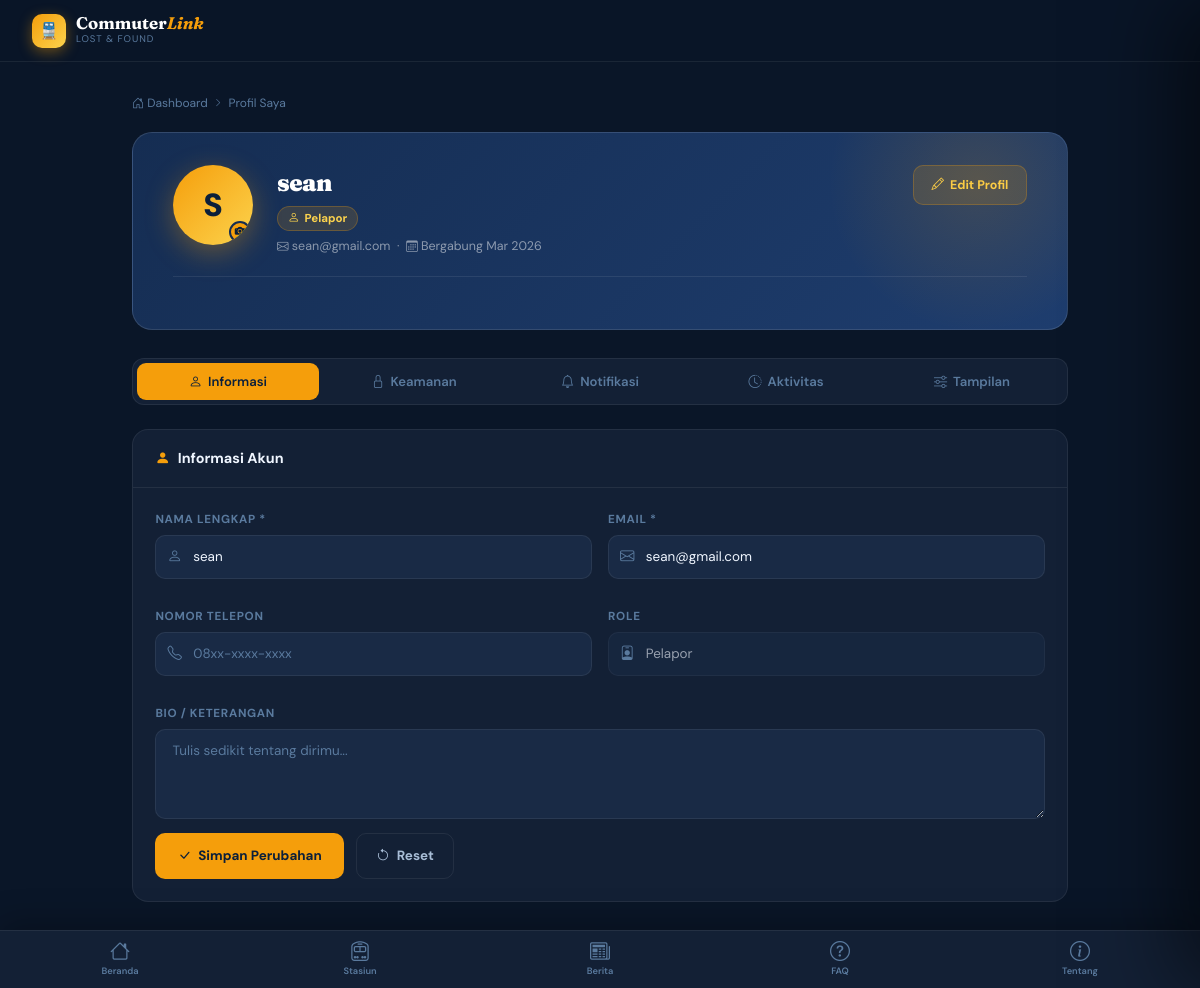
The app's page /profile.php (signed in) with its own data.
### tables this page shows
CREATE TABLE `users` (
  `id` bigint NOT NULL,
  `nama` varchar(100) NOT NULL,
  `email` varchar(100) NOT NULL,
  `no_telepon` varchar(20) DEFAULT NULL,
  `telp` varchar(20) DEFAULT NULL,
  `password` varchar(255) NOT NULL,
  `role` enum('pelapor','petugas') NOT NULL,
  `created_at` datetime DEFAULT CURRENT_TIMESTAMP,
  `created_by` bigint DEFAULT NULL,
  `updated_at` datetime DEFAULT CURRENT_TIMESTAMP ON UPDATE CURRENT_TIMESTAMP,
  `updated_by` bigint DEFAULT NULL,
  `deleted_at` datetime DEFAULT NULL,
  `deleted_by` bigint DEFAULT NULL,
  `bio` text,
  `stasiun` varchar(100) DEFAULT NULL,
  `avatar` varchar(255) DEFAULT NULL
);

### profile.php (the view, shortened to what this page needs)
<?php
$sessionUser = getCurrentUser();
$userId      = $sessionUser['id'] ?? 0;
$user        = $sessionUser;
try {
    $pdo  = getDB();
    $stmt = $pdo->prepare("SELECT * FROM users WHERE id = :id LIMIT 1");
    $stmt->execute([':id' => $userId]);
    $dbUser = $stmt->fetch(PDO::FETCH_ASSOC);
    if ($dbUser) { unset($dbUser['password']); $user = $dbUser; }
} catch (Exception $e) {}
$role      = $user['role'] ?? 'pelapor';
$isPelapor = $role === 'pelapor';
$joinDate     = $user['created_at'] ?? '2025-11-01';
$activeTab    = $_GET['tab'] ?? 'profile';
$indexHref = $isPelapor ? 'index_pelapor.php' : 'index_petugas.php';
?>
<!DOCTYPE html>
<html lang="id" data-theme="dark" data-accent="amber" data-fontsize="md" data-compact="false" data-anim="on">
<head>
<link href="https://cdn.jsdelivr.net/npm/bootstrap@5.3.0/dist/css/bootstrap.min.css" rel="stylesheet">
<link href="https://cdn.jsdelivr.net/npm/bootstrap-icons@1.11.0/font/bootstrap-icons.css" rel="stylesheet">
</head>
<body>
<div class="sp-overlay" id="spOverlay" onclick="closeSettings()"></div>
<?php if($isPelapor): ?>
<nav class="top-nav">
    <a href="<?= $indexHref ?>" class="nav-brand">
        <div class="brand-gem">🚆</div>
        <div><div class="brand-name">Commuter<em>Link</em></div><div class="brand-sub">Lost &amp; Found</div></div>
    </a>
</nav>
<div class="main-wrap">
<?php endif; ?>
<main class="page-content">
    <div class="breadcrumb-nav fade-up">
        <a href="<?= $indexHref ?>"><i class="bi bi-house-door"></i> Dashboard</a>
        <i class="bi bi-chevron-right" style="font-size:.55rem;"></i>
        <span>Profil Saya</span>
    </div>
    <div class="profile-hero fade-up">
        <div style="display:flex;align-items:flex-start;gap:1.5rem;flex-wrap:wrap;">
            <div class="hero-avatar-ring" id="heroAvatar" onclick="triggerAvatarUpload()" title="Klik untuk ganti foto profil">
                <?php if(!empty($user['avatar']) && file_exists(__DIR__.'/'.$user['avatar'])): ?>
                    <img class="avatar-img" id="avatarPreview" src="<?= htmlspecialchars($user['avatar']) ?>?v=<?= time() ?>" alt="Foto Profil">
                    <span class="avatar-initial" id="avatarInitial" style="display:none;"><?= strtoupper(substr($user['nama']??'U',0,1)) ?></span>
                <?php else: ?>
                    <span class="avatar-initial" id="avatarInitial"><?= strtoupper(substr($user['nama']??'U',0,1)) ?></span>
                <?php endif; ?>
                <div class="avatar-overlay"><i class="bi bi-camera-fill"></i></div>
                <span class="avatar-status"></span>
                <div class="avatar-cam-badge"><i class="bi bi-camera-fill"></i></div>
            </div>
            <div style="flex:1;min-width:0;">
                <div class="hero-name" id="heroName"><?= htmlspecialchars($user['nama']??'Pengguna') ?></div>
                <div class="hero-role-badge">
                    <?php $roleIcon=['pelapor'=>'bi-person','petugas'=>'bi-person-badge','admin'=>'bi-shield-check'][$role]??'bi-person'; ?>
                    <i class="bi <?= $roleIcon ?>"></i> <?= ucfirst($role) ?>
                </div>
                <div class="hero-meta" style="margin-top:.4rem;">
                    <i class="bi bi-envelope" style="font-size:.72rem;"></i> <span id="heroEmail"><?= htmlspecialchars($user['email']??'—') ?></span>
                    &nbsp;·&nbsp;
                    <i class="bi bi-calendar3" style="font-size:.72rem;"></i> Bergabung <?= date('M Y', strtotime($joinDate)) ?>
                </div>
            </div>
            <button type="button" class="btn-edit-profile" onclick="switchTab('profile')">
                <i class="bi bi-pencil"></i> Edit Profil
            </button>
        </div>
        <div class="hero-stats">
        </div>
    </div>
    <div class="tab-bar fade-up delay-1">
        <button class="tab-btn <?= $activeTab==='profile' ?'active':'' ?>" onclick="switchTab('profile')"><i class="bi bi-person"></i> Informasi</button>
        <button class="tab-btn <?= $activeTab==='password'?'active':'' ?>" onclick="switchTab('password')"><i class="bi bi-lock"></i> Keamanan</button>
        <button class="tab-btn <?= $activeTab==='notif'   ?'active':'' ?>" onclick="switchTab('notif')"><i class="bi bi-bell"></i> Notifikasi</button>
        <button class="tab-btn <?= $activeTab==='activity'?'active':'' ?>" onclick="switchTab('activity')"><i class="bi bi-clock-history"></i> Aktivitas</button>
        <button class="tab-btn" onclick="openSettings()"><i class="bi bi-sliders"></i> Tampilan</button>
    </div>
    <div id="tab-profile" class="tab-content fade-up delay-2" style="display:<?= $activeTab==='profile'?'block':'none' ?>">
        <div class="cl-card">
            <div class="card-head"><div class="card-title"><i class="bi bi-person-fill"></i> Informasi Akun</div></div>
            <div class="card-body">
                <form id="profileForm" method="POST" action="update_profile.php" novalidate>
                    <div class="form-row">
                        <div class="form-group">
                            <label class="form-label">Nama Lengkap *</label>
                            <div class="input-with-icon">
                                <input type="text" name="nama" id="fieldNama" class="form-control" value="<?= htmlspecialchars($user['nama']??'') ?>" required>
                            </div>
                        </div>
                        <div class="form-group">
                            <label class="form-label">Email *</label>
                            <div class="input-with-icon">
                                <input type="email" name="email" id="fieldEmail" class="form-control" value="<?= htmlspecialchars($user['email']??'') ?>" required>
                            </div>
                        </div>
                    </div>
                    <div class="form-row">
                        <div class="form-group">
                            <label class="form-label">Nomor Telepon</label>
                            <div class="input-with-icon">
                                <input type="tel" name="telp" class="form-control" placeholder="08xx-xxxx-xxxx" value="<?= htmlspecialchars($user['telp'] ?? $user['no_telepon'] ?? '') ?>">
                            </div>
                        </div>
                        <div class="form-group">
                            <label class="form-label">Role</label>
                            <div class="input-with-icon">
                                <i class="bi bi-person-badge"></i>
                                <input type="text" class="form-control" value="<?= ucfirst($role) ?>" readonly>
                            </div>
                        </div>
                    </div>
                    <div class="form-group">
                        <label class="form-label">Bio / Keterangan</label>
                        <textarea name="bio" class="form-control" placeholder="Tulis sedikit tentang dirimu..."><?= htmlspecialchars($user['bio']??'') ?></textarea>
                    </div>
                    <div style="display:flex;gap:.75rem;flex-wrap:wrap;margin-top:.5rem;">
                        <button type="submit" class="btn-primary" id="profileSubmitBtn"><i class="bi bi-check-lg"></i> Simpan Perubahan</button>
                        <button type="reset" class="btn-outline"><i class="bi bi-arrow-counterclockwise"></i> Reset</button>
                    </div>
                </form>
            </div>
        </div>
    </div>
</main>
<footer style="padding:1.1rem 2rem;border-top:1px solid var(--border);font-size:.73rem;color:var(--text-3);text-align:center;">
</footer>
<?php if($isPelapor): ?>
<nav class="bottom-nav" role="navigation" aria-label="Navigasi bawah">
    <a href="index_pelapor.php" class="bn-item" title="Beranda"><i class="bi bi-house"></i><span>Beranda</span></a>
    <a href="stations.php"      class="bn-item" title="Stasiun"><i class="bi bi-train-front"></i><span>Stasiun</span></a>
    <a href="news.php"          class="bn-item" title="Berita"><i class="bi bi-newspaper"></i><span>Berita</span></a>
    <a href="faq.php"           class="bn-item" title="FAQ"><i class="bi bi-question-circle"></i><span>FAQ</span></a>
    <a href="about.php"         class="bn-item" title="Tentang"><i class="bi bi-info-circle"></i><span>Tentang</span></a>
</nav>
<?php endif; ?>
</div>
</body>
</html>

### profile.php (style rules this page uses)
.sp-overlay { position:fixed;inset:0;z-index:8888;background:rgba(0,0,0,0);pointer-events:none;transition:background .35s; }

### records on screen
users: nama "S", nama "sean", role "Pelapor", email "sean@gmail.com", created_at "Mar 2026"
